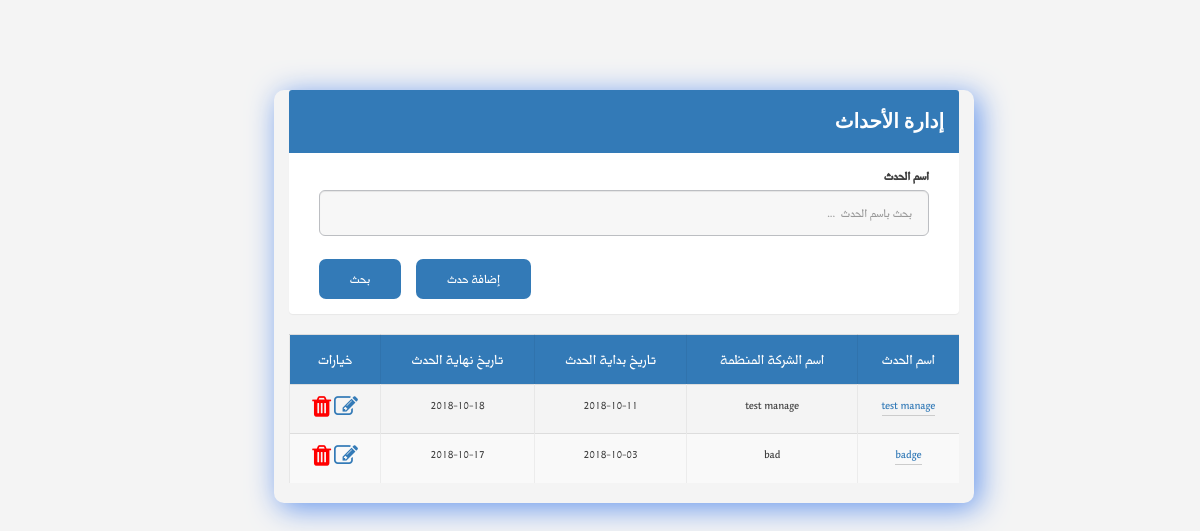
Page /manageEvent.php (signed in) on the earlier database version.
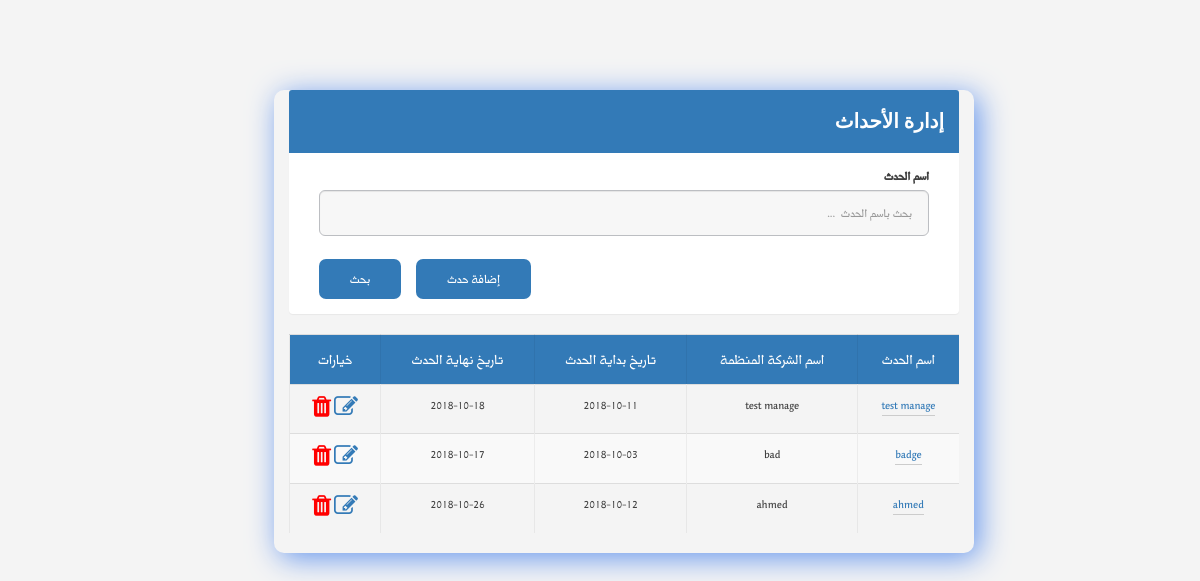
Same page on the later database version.
### tables this page shows
CREATE TABLE `event` (
  `event_ID` int(5) NOT NULL,
  `name_Event` varchar(30) NOT NULL,
  `descrption_Event` varchar(200) NOT NULL,
  `sartDate_Event` date NOT NULL,
  `endDate_Event` date NOT NULL,
  `location_Event` varchar(30) NOT NULL,
  `organization_name_Event` varchar(30) NOT NULL,
  `eventLink` varchar(140) NOT NULL,
  `maxNumOfAttendee` int(11) NOT NULL,
  `organizer_ID` int(11) NOT NULL,
  `VIPCode` int(5) NOT NULL
);

### manageEvent.php (the view, shortened to what this page needs)
<?php
require_once 'php/connectTosql.php';
$organizerID  = $_SESSION['organizerID'];
if (isset($_GET['eventName']) && $_GET['eventName'] != '') {
 $eventName = $_GET['eventName'];
 $mainQuery = mysqli_query($con, "SELECT * FROM event WHERE organizer_ID = '$organizerID ' AND  name_Event like '%$eventName%' ") or die(mysqli_error($con));
} else {
 $mainQuery = mysqli_query($con, "SELECT * FROM event WHERE organizer_ID = '$organizerID '") or die(mysqli_error($con));
}
?>
<!DOCTYPE html>
<html>
<head>
<link rel="stylesheet" href="https://unpkg.com/purecss@1.0.0/build/pure-min.css">
<link rel="stylesheet" href="css/layouts/custom.css">
<link rel="stylesheet" href="css/font-awesome.min.css">
<link rel="stylesheet" href="css/icon.css">
<link rel="stylesheet" href="css/bootstrap.min.css">
<link rel="stylesheet" href="css/main-rtl.css">
</head>
<body>
  <div class="mainContent">
    <div class="container">
      <div class="panel panel-primary">
        <div class="panel-heading">
          <h4 class="panelTitle">إدارة الأحداث</h4>
        </div>
        <div class="panel-body">
          <form action="manageEvent.php" class="manageEventFrm" method="Get">
            <div class="col-md-12">
              <div class="form-group form-group-lg">
                <label for="eventName" class="control-label"> اسم الحدث</label>
                <input type="text" class="form-control" id="txtEventName" name="eventName" placeholder="بحث باسم الحدث  ..." >
              </div>
            </div>
            <div class="col-md-12">
              <div class="form-group form-group-lg">
                 <input type="submit" value="بحث" name="update" class="btn btn-nor-primary btn-sm">
                 <a class="btn btn-nor-primary btn-sm" href="addEvent.php"> إضافة حدث</a>
              </div>
            </div>
          </form>
        </div>
      </div>
    <table class="table table-striped">
      <tr>
        <th>اسم الحدث</th>
        <th> اسم الشركة المنظمة </th>
        <th> تاريخ بداية الحدث </th>
        <th> تاريخ نهاية الحدث </th>
        <th> خيارات </th>
      </tr>
      <?php
while ($row = mysqli_fetch_array($mainQuery)):
 echo "<tr>";
 echo "<td><a  href='eventDetails.php?eventid=" . $row['event_ID'] . "'>" . $row['name_Event'] . "</a></td>";
 echo "<td>" . $row['organization_name_Event'] . "</td>";
 echo "<td>" . $row['sartDate_Event'] . "</td>";
 echo "<td>" . $row['endDate_Event'] . "</td>";
 echo "<td> <a id='aEditEvent' href='editEvent.php?eventid=" . $row['event_ID'] . "'><span class='fa fa-edit' style='font-size:24px;'></span></a>
				        <a href='#' id='aDeletEvent' class='adelete' data-id=" . $row['event_ID'] . "><span  class=' fa fa-trash' style='font-size:24px;color:red;  '></span> </a></td>
				      </tr>";
 ?>
			      <?php endwhile;?>
    </table>
 </div>
</body>
</html>

### css/layouts/custom.css (style rules this page uses)
* { box-sizing: border-box; }
.mainContent { margin: 0; margin-right: 20%; width: 80%; height: 900px; }
.panel-primary { border-color: #337ab7; border: 0px !important; }
.form-group-lg .form-control { height: 46px; padding: 10px 16px; font-size: 17px !important; line-height: 1.3333333; border-radius: 6px; }
.panelTitle { font-weight: bold; font-size: 20px; font-family: 'Noto Nastaliq Urdu Draft', serif; text-decoration: none; }
.container { position: relative; left: 15%; top: 10%; z-index: 0; border-radius: 10px; box-shadow: 5px 5px 30px cornflowerblue; max-width: 700px; text-align: right; }
::placeholder { text-align: right; }
form .btn { float: left; }
body { margin: 0; }

### css/main-rtl.css (style rules this page uses)
body { background: #f4f4f4 url(../images/bg.jpg) center top no-repeat; background-size: 100% }
html, body { margin: 0; padding: 0 }
body { line-height: 1 }
table { border-collapse: collapse; border-spacing: 0 }
body { font-size: 14px; color: #404040; overflow: auto; margin: 0 auto; padding: 0; font-family: "Midan W20"; direction: rtl; min-width: 320px; max-width: 2200px }
a { text-decoration: none !important }
.form-control { background: #f7f7f7; border: 1px solid #bcbec2; }
.form-group label { font-size: 17px; position: relative; }
.btn, a { transition: all .3s ease; -webkit-transition: all .3s ease; -moz-transition: all .3s ease; -ms-transition: all .3s ease }
.btn-nor-primary, .btn-nor-primary:link, .btn-nor-primary:visited, .btn-nor-primary:focus { background: #337AB7 !important; border: 1px solid transparent; color: #fff !important; border-radius: 7px; margin-right: 15px; font-size: 18px; padding: 0 30px; height: 40px; line-height: 38px; }
.table th, .table td { text-align: right; vertical-align: middle }
.table th { background: #337AB7; color: #FFFFFF; font-weight: 400; font-size: 20px; }
.table th, .table td { padding: 10px !important }
.table td { font-size: 16px; }
.table tr th, .table tr td { border-left: 1px solid rgba(0, 0, 0, .05); text-align: center !important }
.form-group { position: relative; padding-bottom: 8px; }
.table tr td:first-child a, .table tr td:first-child a:visited { color: #337AB7; border-bottom: 1px solid #ccc }
@media (min-width: 992px) { .col-md-1, .col-md-10, .col-md-11, .col-md-12, .col-md-2, .col-md-3, .col-md-4, .col-md-5, .col-md-6, .col-md-7, .col-md-8, .col-md-9 { float: right !important } }

Differences in the rows shown:
added event: name_Event "ahmed", organization_name_Event "ahmed", sartDate_Event "2018-10-12", endDate_Event "2018-10-26"
